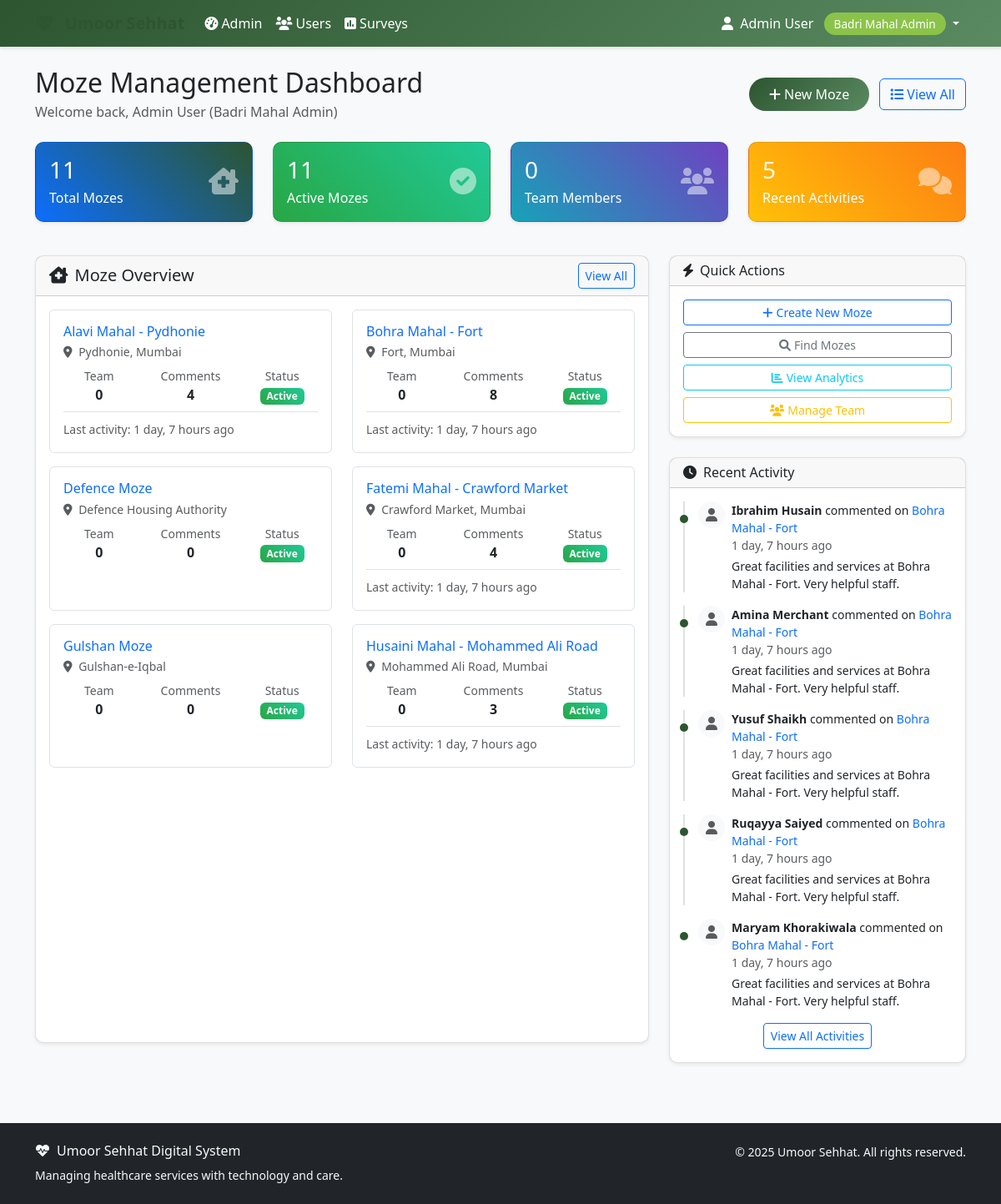
Before: /moze/ (signed in) with the older database file.
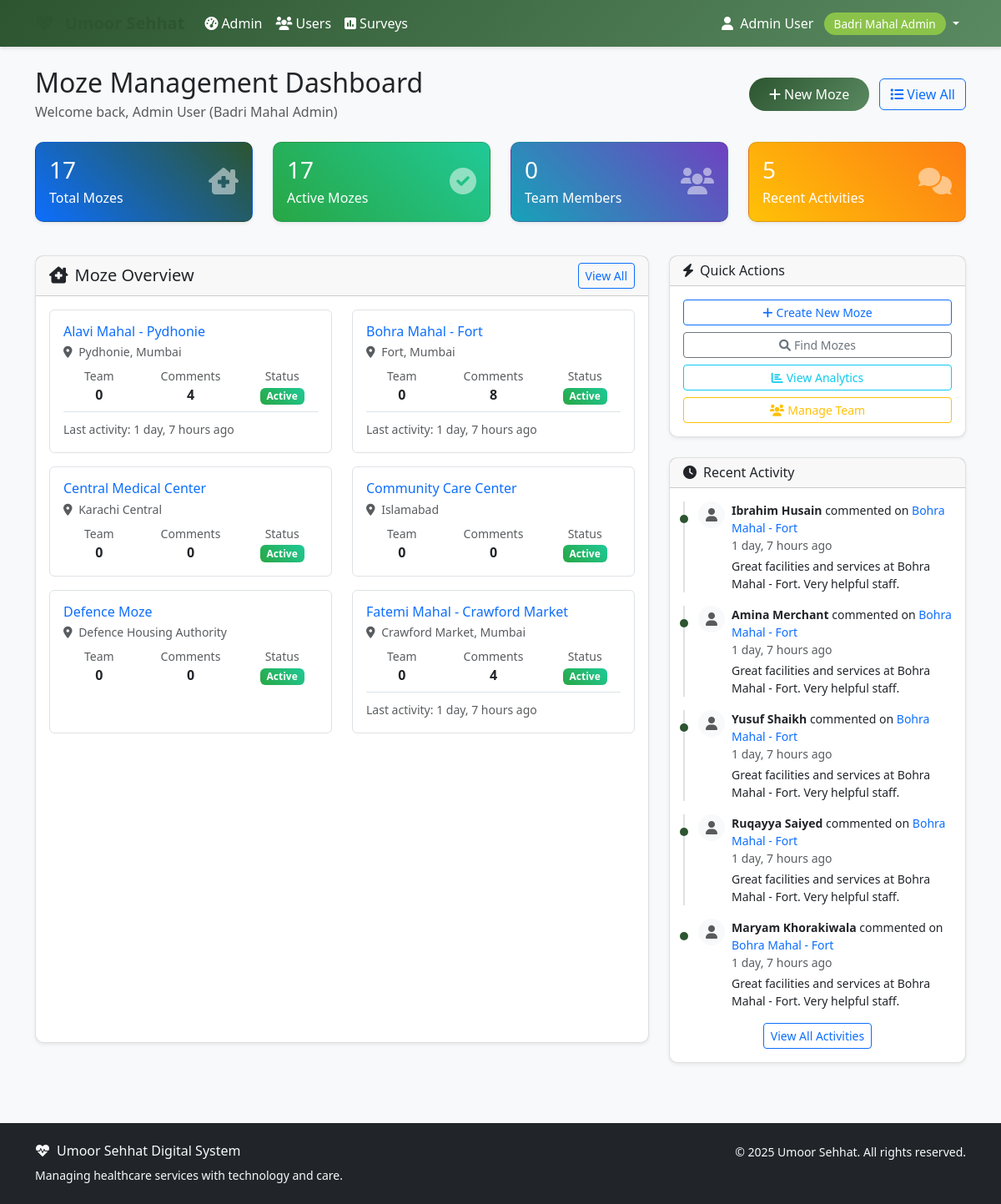
After: the same page with the newer database file.
### moze/models.py (models this page shows, shortened)
class Moze(models.Model):
    name = models.CharField(max_length=100, unique=True)
    location = models.CharField(max_length=200)
    address = models.TextField(blank=True, null=True)
    aamil = models.ForeignKey(
        settings.AUTH_USER_MODEL,
        on_delete=models.CASCADE,
        related_name='managed_mozes',
        limit_choices_to={'role': 'aamil'}
    )
    team_members = models.ManyToManyField(
        settings.AUTH_USER_MODEL,
        related_name='moze_teams',
        blank=True,
        help_text='Team members assigned to this Moze'
    )
    moze_coordinator = models.ForeignKey(
        settings.AUTH_USER_MODEL,
        on_delete=models.SET_NULL,
        null=True,
        blank=True,
        related_name='coordinated_mozes',
        limit_choices_to={'role': 'moze_coordinator'}
    )
    established_date = models.DateField(blank=True, null=True)
    is_active = models.BooleanField(default=True)
    capacity = models.PositiveIntegerField(default=100, help_text='Maximum patient capacity')
    contact_phone = models.CharField(max_length=15, blank=True, null=True)
    contact_email = models.EmailField(blank=True, null=True)
    created_at = models.DateTimeField(auto_now_add=True)
    updated_at = models.DateTimeField(auto_now=True)
    class Meta:
        verbose_name = 'Moze'
        verbose_name_plural = 'Mozes'
        ordering = ['name']
    def get_team_count(self):
        return self.team_members.count()

class MozeComment(models.Model):
    moze = models.ForeignKey(Moze, on_delete=models.CASCADE, related_name='comments')
    author = models.ForeignKey(settings.AUTH_USER_MODEL, on_delete=models.CASCADE)
    content = models.TextField()
    parent = models.ForeignKey('self', on_delete=models.CASCADE, null=True, blank=True, related_name='replies')
    is_active = models.BooleanField(default=True)
    created_at = models.DateTimeField(auto_now_add=True)
    updated_at = models.DateTimeField(auto_now=True)
    class Meta:
        ordering = ['-created_at']

### accounts/models.py (models this page shows, shortened)
class User(AbstractUser):
    ROLE_CHOICES = [
        ('aamil', 'Aamil'),
        ('moze_coordinator', 'Moze Coordinator'),
        ('doctor', 'Doctor'),
        ('student', 'Student'),
        ('badri_mahal_admin', 'Badri Mahal Admin'),
    ]
    role = models.CharField(max_length=20, choices=ROLE_CHOICES, default='student')
    its_id = models.CharField(
        max_length=8,
        unique=True,
        null=True,
        blank=True,
        validators=[RegexValidator(
            regex=r'^\d{8}$',
            message='ITS ID must be exactly 8 digits',
            code='invalid_its_id'
        )],
        help_text='8-digit ITS ID'
    )
    phone_number = models.CharField(max_length=15, blank=True, null=True)
    profile_photo = models.ImageField(upload_to='profile_photos/', blank=True, null=True)
    arabic_name = models.CharField(max_length=100, blank=True, null=True)
    age = models.PositiveIntegerField(blank=True, null=True)
    verified_certificate = models.FileField(upload_to='certificates/', blank=True, null=True)
    specialty = models.CharField(max_length=100, blank=True, null=True)
    college = models.CharField(max_length=100, blank=True, null=True)  # For students
    specialization = models.CharField(max_length=100, blank=True, null=True)  # For students
    created_at = models.DateTimeField(auto_now_add=True)
    updated_at = models.DateTimeField(auto_now=True)
    def get_full_name(self):
        if self.arabic_name:
            return self.arabic_name
        return super().get_full_name() or self.username
    @property
    def is_aamil(self):
        return self.role == 'aamil'
    @property
    def is_moze_coordinator(self):
        return self.role == 'moze_coordinator'
    @property
    def is_doctor(self):
        return self.role == 'doctor'
    @property
    def is_student(self):
        return self.role == 'student'
    @property
    def is_admin(self):
        return self.role == 'badri_mahal_admin' or self.is_superuser
    class Meta:
        verbose_name = 'User'
        verbose_name_plural = 'Users'
        ordering = ['first_name', 'last_name']

### moze/views.py (the view)
# urls.py: path('', views.dashboard, name='dashboard'),
@login_required
def dashboard(request):
    user = request.user
    if user.is_admin:
        mozes = Moze.objects.all()
    elif user.is_aamil:
        mozes = user.managed_mozes.all()
    elif user.is_moze_coordinator:
        mozes = user.coordinated_mozes.all()
    else:
        mozes = Moze.objects.none()
    total_mozes = mozes.count()
    active_mozes = mozes.filter(is_active=True).count()
    team_members_count = User.objects.filter(moze_teams__in=mozes).distinct().count()
    recent_comments = MozeComment.objects.filter(
        moze__in=mozes,
        is_active=True
    ).select_related('author', 'moze').order_by('-created_at')[:5]
    moze_stats = []
    for moze in mozes[:6]:  # Top 6 mozes for dashboard
        stats = {
            'moze': moze,
            'team_count': moze.get_team_count(),
            'comments_count': moze.comments.filter(is_active=True).count(),
            'last_activity': moze.comments.filter(is_active=True).first(),
        }
        moze_stats.append(stats)
    context = {
        'total_mozes': total_mozes,
        'active_mozes': active_mozes,
        'team_members_count': team_members_count,
        'recent_comments': recent_comments,
        'moze_stats': moze_stats,
        'user_role': user.get_role_display(),
    }
    return render(request, 'moze/dashboard.html', context)

### templates/moze/dashboard.html (shortened to what the changed rows need)
{% extends 'base.html' %}
{% block content %}
<div class="container">
    <div class="row mb-4">
        <div class="col">
            <div class="d-flex justify-content-between align-items-center">
                <div>
                    <h2 class="mb-1">Moze Management Dashboard</h2>
                </div>
            </div>
        </div>
    </div>
    <div class="row mb-4">
        <div class="col-md-3 mb-3">
            <div class="card bg-primary text-white">
                <div class="card-body">
                    <div class="d-flex justify-content-between">
                        <div>
                            <h3 class="mb-1">{{ total_mozes }}</h3>
                            <p class="mb-0">Total Mozes</p>
                        </div>
                    </div>
                </div>
            </div>
        </div>
        <div class="col-md-3 mb-3">
            <div class="card bg-success text-white">
                <div class="card-body">
                    <div class="d-flex justify-content-between">
                        <div>
                            <h3 class="mb-1">{{ active_mozes }}</h3>
                            <p class="mb-0">Active Mozes</p>
                        </div>
                    </div>
                </div>
            </div>
        </div>
    </div>
    <div class="row">
        <div class="col-lg-8 mb-4">
            <div class="card h-100">
                <div class="card-body">
                    {% if moze_stats %}
                        <div class="row">
                            {% for stat in moze_stats %}
                                <div class="col-md-6 mb-3">
                                    <div class="border rounded p-3 h-100">
                                        <div class="d-flex justify-content-between align-items-start">
                                            <div class="flex-grow-1">
                                                <h6 class="mb-1">
                                                    <a href="{% url 'moze:detail' stat.moze.pk %}"
                                                       class="text-decoration-none">
                                                        {{ stat.moze.name }}
                                                    </a>
                                                </h6>
                                                <p class="small text-muted mb-2">
                                                    <i class="fas fa-map-marker-alt me-1"></i>
                                                    {{ stat.moze.location }}
                                                </p>
                                                <div class="row text-center">
                                                    <div class="col-4">
                                                        <small class="text-muted d-block">Team</small>
                                                        <strong>{{ stat.team_count }}</strong>
                                                    </div>
                                                    <div class="col-4">
                                                        <small class="text-muted d-block">Comments</small>
                                                        <strong>{{ stat.comments_count }}</strong>
                                                    </div>
                                                    <div class="col-4">
                                                        <small class="text-muted d-block">Status</small>
                                                        {% if stat.moze.is_active %}
                                                            <span class="badge bg-success">Active</span>
                                                        {% else %}
                                                            <span class="badge bg-secondary">Inactive</span>
                                                        {% endif %}
                                                    </div>
                                                </div>
                                            </div>
                                        </div>
                                        {% if stat.last_activity %}
                                            <div class="border-top pt-2 mt-2">
                                                <small class="text-muted">
                                                    Last activity: {{ stat.last_activity.created_at|timesince }} ago
                                                </small>
                                            </div>
                                        {% endif %}
                                    </div>
                                </div>
                            {% endfor %}
                        </div>
                    {% endif %}
                </div>
            </div>
        </div>
        <div class="col-lg-4">
            <div class="card">
                <div class="card-body">
                    {% if recent_comments %}
                        <div class="activity-feed">
                            {% for comment in recent_comments %}
                                <div class="activity-item mb-3">
                                    <div class="d-flex">
                                        <div class="flex-shrink-0">
                                            {% if comment.author.profile_photo %}
                                                <img src="{{ comment.author.profile_photo.url }}"
                                                     alt="{{ comment.author.get_full_name }}"
                                                     class="rounded-circle" width="32" height="32">
                                            {% else %}
                                                <div class="rounded-circle bg-light d-flex align-items-center justify-content-center"
                                                     style="width: 32px; height: 32px;">
                                                    <i class="fas fa-user text-muted"></i>
                                                </div>
                                            {% endif %}
                                        </div>
                                        <div class="flex-grow-1 ms-2">
                                            <div class="small">
                                                <strong>{{ comment.author.get_full_name }}</strong>
                                                commented on
                                                <a href="{% url 'moze:detail' comment.moze.pk %}"
                                                   class="text-decoration-none">
                                                    {{ comment.moze.name }}
                                                </a>
                                            </div>
                                            <div class="small text-muted">
                                                {{ comment.created_at|timesince }} ago
                                            </div>
                                            <div class="small mt-1">
                                                {{ comment.content|truncatewords:15 }}
                                            </div>
                                        </div>
                                    </div>
                                </div>
                            {% endfor %}
                        </div>
                    {% else %}
                        <div class="text-center py-3">
                            <i class="fas fa-clock fa-2x text-muted mb-2"></i>
                            <p class="text-muted mb-0">No recent activity</p>
                        </div>
                    {% endif %}
                </div>
            </div>
        </div>
    </div>
</div>
{% endblock %}

Changed rows visible on the page:
no longer on this page (row unchanged): Moze: moze.name "Gulshan Moze", moze.location "Gulshan-e-Iqbal", team_count "0", comments_count "0", is_active "Active"
no longer on this page (row unchanged): Moze: moze.name "Husaini Mahal - Mohammed Ali Road", moze.location "Mohammed Ali Road, Mumbai", team_count "0", comments_count "3", is_active "Active", last_activity.created_at "1 day, 7 hours"
added Moze: moze.name "Central Medical Center", moze.location "Karachi Central", team_count "0", comments_count "0", is_active "Active"
added Moze: moze.name "Community Care Center", moze.location "Islamabad", team_count "0", comments_count "0", is_active "Active"
Other visible differences:
{{ total_mozes }}: "11" → "17"
{{ active_mozes }}: "11" → "17"
